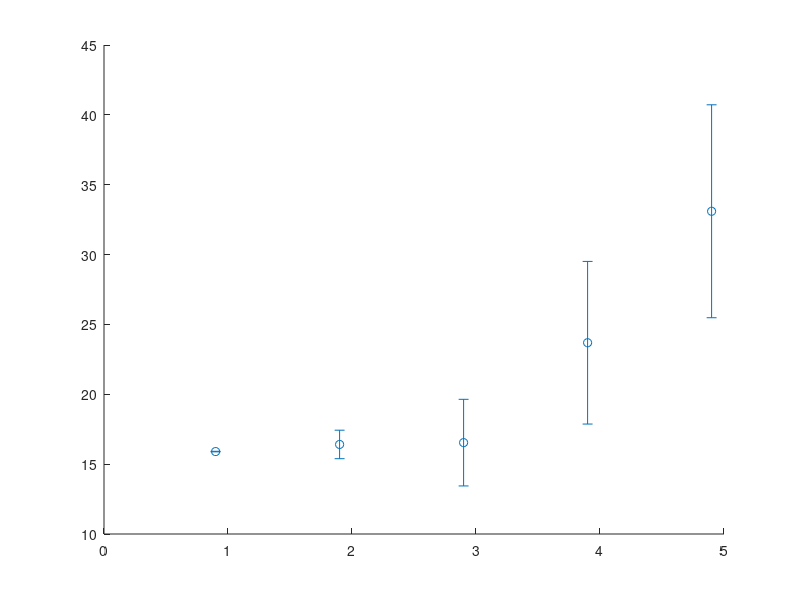

MATLAB code to generate this figure: (Note: this script raises an error after producing the figure.)
close all;
clear classes;
%-----------TLP---------------
% MeanSurgeTLP = [3.77 3.75 3.81 5.35 7.45 ];
% StdSurgeTLP = [0.52 0.69 1.37 2.78 3.57 ];
% 
% MeanSwayTLP = [0.3 0.29 0.31 0.59 1.34 ];
% StdSwayTLP = [0.06 0.04 0.25 0.54 1.23 ];



% %-----------Buoy---------------
MeanSurgeBuoy = [15.9 16.41 16.54 23.69 33.1];
StdSurgeBuoy= [0.02 1.02 3.1 5.82 7.62];

MeanSwayBuoy = [1.97 1.48 1.44 2.83 6.43];
StdSwayBuoy = [0.18 0.15 0.48 1.21 2.9];



%---PLOT TLP---------------------------------------------------------------
lol = figure;h=errorbar(0.90:4.90,MeanSurgeBuoy,StdSurgeBuoy,'o','MarkerEdgeColor','r',...
'MarkerFaceColor','r',...
'LineWidth',1.5,'Color',[0 0 0]);xbounds = xlim();set(gca,'xtick',(xbounds(1)-0.5):1:(xbounds(2)-0.5))
grid on
title('Mean and Std of F_x for TLP design')
xlabel('Load Case')
ylabel('Meters')
s = h.LineStyle;
h.LineStyle = ':';

hold on
h=errorbar(0.98:4.98,MeanSwayBuoy,StdSwayBuoy,'o','MarkerEdgeColor','r',...
'MarkerFaceColor','w',...
'LineWidth',1.5,'Color',[0 0 0]);xbounds = xlim();set(gca,'xtick',(xbounds(1)-0.5):1:(xbounds(2)-0.5))
grid on
title('Mean and Std of Surge and Sway for Buoy design')
xlabel('Load Case')
ylabel('Meters')
s = h.LineStyle;
h.LineStyle = ':';
h_title=get(gca,'title');
set(h_title,'FontSize',17,'FontWeight','Bold');
h_xlabel=get(gca,'Xlabel');
set(h_xlabel,'FontSize',21);
h_ylabel=get(gca,'Ylabel');
set(h_ylabel,'FontSize',21);
a = get(gca,'XTickLabel');

set(gca,'XTickLabel',a,'fontsize',18)
h_title=get(gca,'title');
set(h_title,'FontSize',17,'FontWeight','Bold');



axis([0.5,5,0,45])

 set(gca, 'XTickLabel',{'5','1','2','3','4'})

% xlim([0 5])

h_legend = legend('Surge Displ.','Sway Disp.');
set(h_legend,'Location','northwest')
% 
% scrsz = get(0,'ScreenSize');
%     set(gcf,'position',scrsz);
%     

%print(lol,'-depsc','FigureLOL.eps')
%Content = Process_AtendHeader('FigureLOL.eps','ELEVATIONtime.eps');

%---PLOT Buoy-----------------------------------------------------------
%
MeanPitchBuoy = [1.97 2.03 2.05 2.9 4.1];
StdPitchBuoy= [0.01 0.58 0.78 3.1 4.9];

MeanRollBuoy = [0.24 0.18 0.17 0.34 0.7];
StdRollBuoy = [0.01 0.04 0.08 0.54 1.5];


lol2 = figure;h=errorbar(0.90:4.90,MeanPitchBuoy,StdPitchBuoy,'o','MarkerEdgeColor','r',...
'MarkerFaceColor','r',...
'LineWidth',1.5,'Color',[0 0 0]);xbounds = xlim();set(gca,'xtick',(xbounds(1)-0.5):1:(xbounds(2)-0.5))
grid on
title('Mean and Std of Pitch and Roll for Buoy design')
xlabel('Load Case')
ylabel('Degrees [o]')
s = h.LineStyle;
h.LineStyle = ':';

hold on
h=errorbar(0.98:4.98,MeanRollBuoy,StdRollBuoy,'o','MarkerEdgeColor','r',...
'MarkerFaceColor','w',...
'LineWidth',1.5,'Color',[0 0 0]);xbounds = xlim();set(gca,'xtick',(xbounds(1)-0.5):1:(xbounds(2)-0.5))
grid on
s = h.LineStyle;
h.LineStyle = ':';
h_title=get(gca,'title');
set(h_title,'FontSize',17,'FontWeight','Bold');
h_xlabel=get(gca,'Xlabel');
set(h_xlabel,'FontSize',21);
h_ylabel=get(gca,'Ylabel');
set(h_ylabel,'FontSize',21);
a = get(gca,'XTickLabel');

set(gca,'XTickLabel',a,'fontsize',18)
h_title=get(gca,'title');
set(h_title,'FontSize',17,'FontWeight','Bold');



axis([0.5,5,-2,10])

 set(gca, 'XTickLabel',{'5','1','2','3','4'})

% xlim([0 5])

h_legend = legend('Pitch Degree','Roll Degree');
set(h_legend,'Location','northwest')

print(lol,'-depsc','FigureLOL.eps')
Content = Process_AtendHeader('FigureLOL.eps','SurgeBuoy.eps');
print(lol,'-depsc','FigureLOL2.eps')
Content2 = Process_AtendHeader('FigureLOL2.eps','ExtremeRoll.eps');



% figure;h=errorbar(1:5,MeanSurgeBuoy,StdSurgeBuoy,'o','MarkerEdgeColor','r',...
% 'MarkerFaceColor','r',...
% 'LineWidth',1.5,'Color',[0 0 0]);xbounds = xlim();set(gca,'xtick',(xbounds(1)-0.5):1:(xbounds(2)-0.5))
% grid on
% title('Mean and Std of Surge for Buoy design')
% xlabel('Load Case')
% ylabel('Meters')
% % ylim([1,10])
% s = h.LineStyle;
% h.LineStyle = ':';
% 
% 
% 
% 
% figure;h=errorbar(1:5,MeanSwayBuoy,StdSwayBuoy,'o','MarkerEdgeColor','r',...
% 'MarkerFaceColor','r',...
% 'LineWidth',1.5,'Color',[0 0 0]);xbounds = xlim();set(gca,'xtick',(xbounds(1)-0.5):1:(xbounds(2)-0.5))
% grid on
% title('Mean and Std of Sway for  Buoy design')
% xlabel('Load Case')
% ylabel('Meters')
% ylim([-2,2])
% s = h.LineStyle;
% h.LineStyle = ':';
% 
% 
% 
% figure;h=errorbar(1:5,MeanPitchBuoy,StdPitchBuoy,'o','MarkerEdgeColor','r',...
% 'MarkerFaceColor','r',...
% 'LineWidth',1.5,'Color',[0 0 0]);xbounds = xlim();set(gca,'xtick',(xbounds(1)-0.5):1:(xbounds(2)-0.5))
% grid on
% title('Mean and Std of Pitch for Buoy design')
% xlabel('Load Case')
% ylabel('Degrees')
% ylim([-3,9])
% s = h.LineStyle;
% h.LineStyle = ':';
% 
% 
% 
% 
% figure;h=errorbar(1:5,MeanRollBuoy,StdRollBuoy,'o','MarkerEdgeColor','r',...
% 'MarkerFaceColor','r',...
% 'LineWidth',1.5,'Color',[0 0 0]);xbounds = xlim();set(gca,'xtick',(xbounds(1)-0.5):1:(xbounds(2)-0.5))
% grid on
% title('Mean and Std of Roll for  Buoy design')
% xlabel('Load Case')
% ylabel('Meters')
% ylim([-1.5,1.5])
% s = h.LineStyle;
% h.LineStyle = ':';
% 
% 
% 
% 
% 
% 
% 

